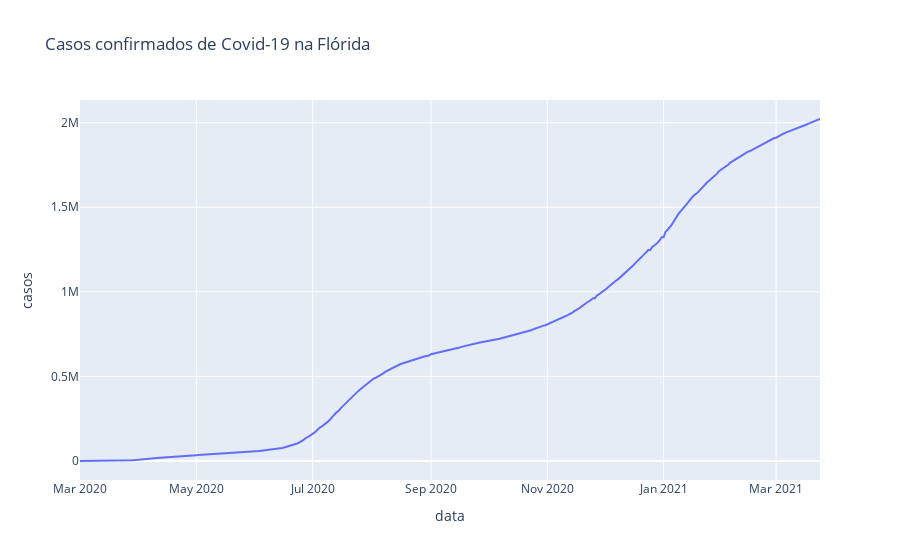

The notebook cell saved with this chart:
### Code cell
# Ver os casos na Flórida
px.line(fl, 'data', 'casos', title='Casos confirmados de Covid-19 na Flórida')

### Figure 1 — Plotly figure (JSON) as saved in the notebook; plotly's stock layout.template omitted (floating-point values rounded to 4 significant figures; data arrays with more than 128 entries replaced by an {"elided": "..."} marker saying what was removed)
{"data": [{"hovertemplate": "data=%{x}<br>casos=%{y}<extra></extra>", "legendgroup": "", "line": {"color": "#636efa", "dash": "solid"}, "mode": "lines", "name": "", "orientation": "v", "showlegend": false, "type": "scatter", "x": {"elided": "389 str values"}, "xaxis": "x", "y": {"elided": "389 int values"}, "yaxis": "y"}], "layout": {"legend": {"tracegroupgap": 0}, "title": {"text": "Casos confirmados de Covid-19 na Flórida"}, "xaxis": {"anchor": "y", "domain": [0, 1], "title": {"text": "data"}}, "yaxis": {"anchor": "x", "domain": [0, 1], "title": {"text": "casos"}}}}
